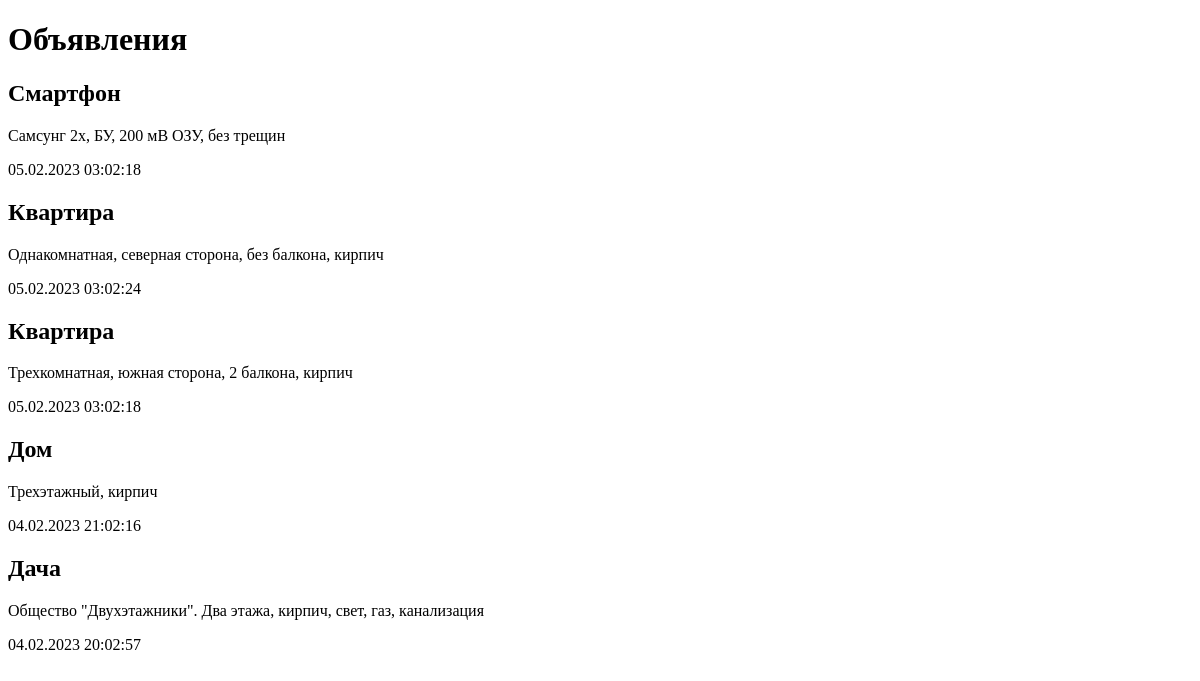
Page /bboard/ on the earlier database version.
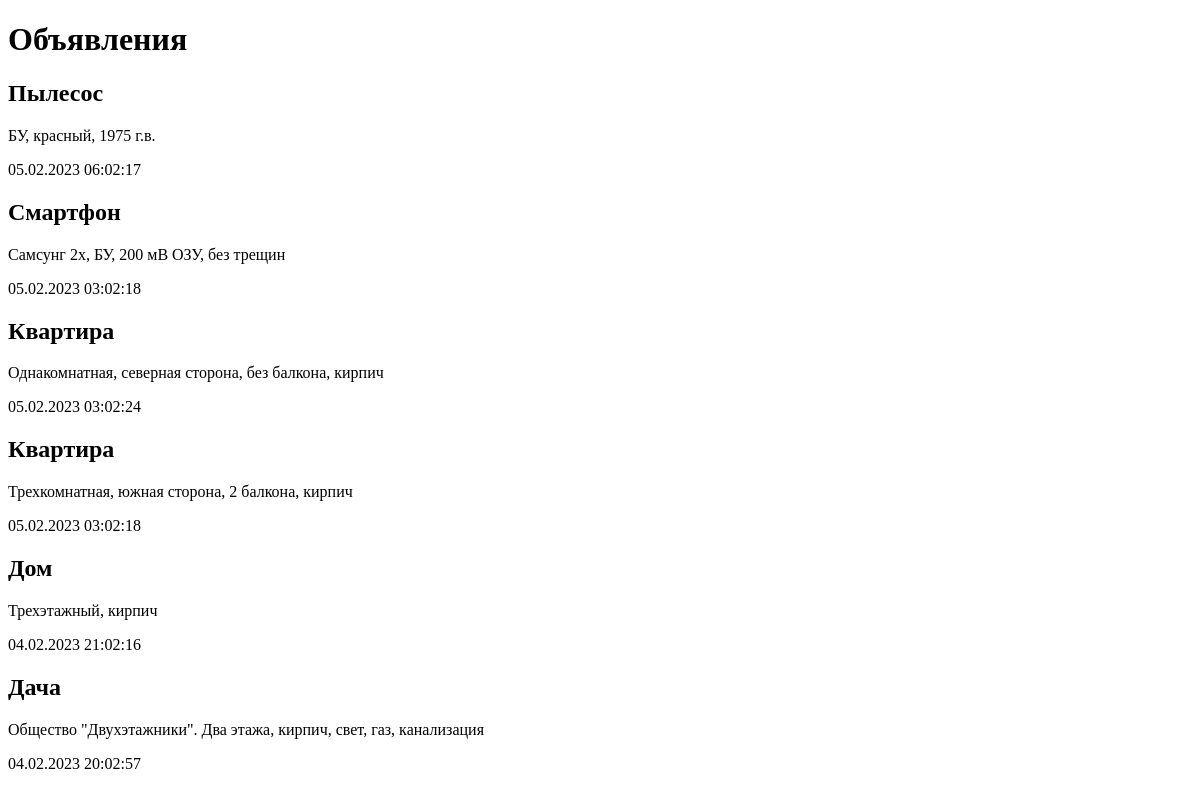
Same page on the later database version.
### bboard/models.py (models this page shows)
class Bb(models.Model):
    title = models.CharField(max_length=50, verbose_name='Toвap')  # заголовок объявления с названием продаваемого товара (тип — строковый, длина — 50 символов). Поле, обязательное к заполнению;
    content = models.TextField(null=True, blank=True, verbose_name='Oпиcaниe')  # сам текст объявления, описание товара (тип — memo);
    price = models.FloatField(null=True, blank=True, verbose_name='Цeнa')  # цена (тип — вещественное число);
    published = models.DateTimeField(auto_now_add=True, db_index=True, verbose_name='Опубликовано')  # дата публикации (тип — временнáя отметка, значение по умолчанию — текущие дата и время, индексированное).
    rubric = models.ForeignKey('Rubric', null=True, on_delete=models.PROTECT, verbose_name='Рубрика')
    class Meta:
        verbose_name_plural = 'Объявления'
        verbose_name= 'Объявление'
        ordering = ['-published']

### bboard/views.py (the view)
# urls.py: path('', index),
def index (request):
    bbs = Bb.objects.all()
    return render(request, 'bboard/index.html', {'bbs': bbs})

### bboard/templates/bboard/index.html (shortened to what this page needs)
<!DOCTYPE html>
<html lang="en">
	<head>
	</head>
	<body>
		<h1>Объявления</h1>
		{% for bb in bbs %}
		<div>
			<h2> {{ bb.title }} </h2>
			<p>{{ bb.content }}</p>
			<p>{{ bb.published|date:"d.m.Y H:m:s" }}</p>
		</div>
		{% endfor %}
	</body>
</html>

Differences in the rows shown:
added Bb: title "Пылесос", content "БУ, красный, 1975 г.в.", published "05.02.2023 06:02:17"
